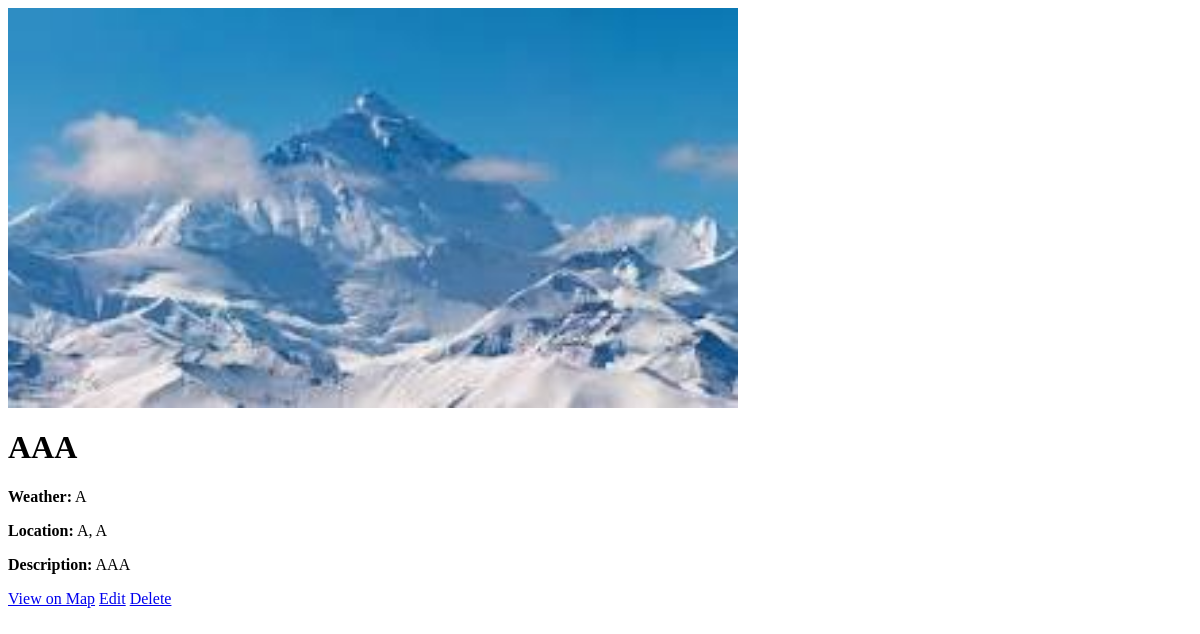
Before: /destinations/1/ with the older database file.
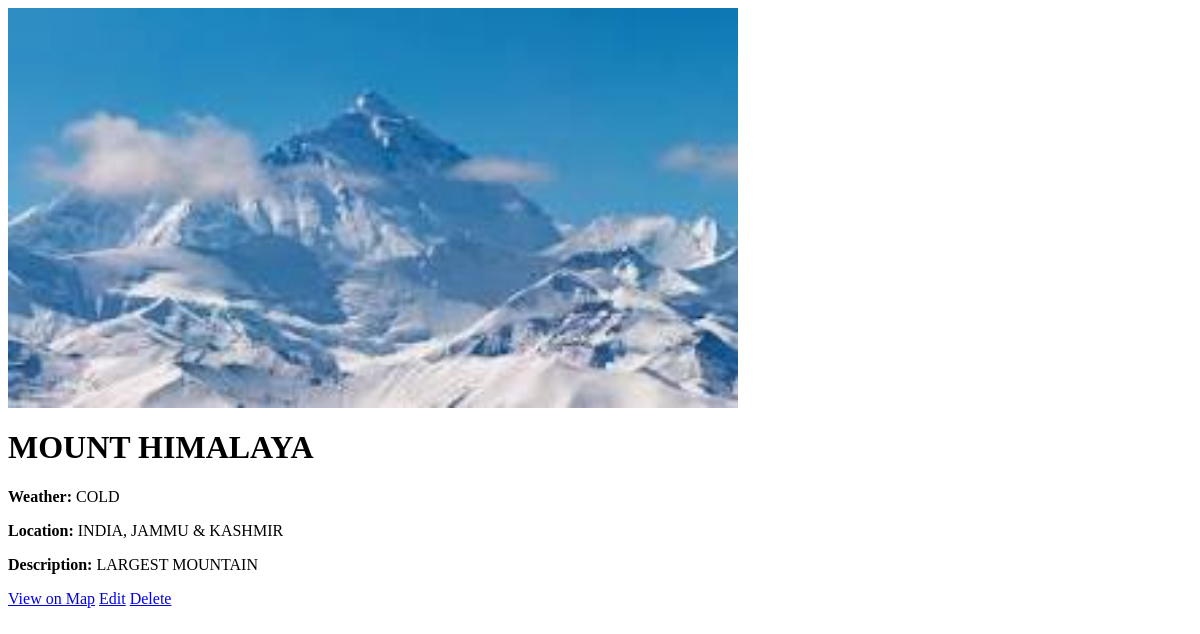
After: the same page with the newer database file.
### destinations/models.py (models this page shows, shortened)
class Destination(models.Model):
    created_by = models.ForeignKey(
        User,
        on_delete=models.CASCADE,
        related_name='created_destinations',
        verbose_name='Created By'
    )
    favorited_by = models.ManyToManyField(
        User,
        related_name='favorite_destinations',
        blank=True,
        verbose_name='Favorited By'
    )
    place_name = models.CharField(
        max_length=200,
        verbose_name='Destination Name',
        help_text="Official name of the tourist destination"
    )
    state = models.CharField(
        max_length=100,
        verbose_name='State/Province',
        help_text="State or province where the destination is located"
    )
    district = models.CharField(
        max_length=100,
        verbose_name='District/County',
        help_text="District or county within the state"
    )
    description = models.TextField(
        verbose_name='Description',
        help_text="Detailed description of the location and its attractions"
    )
    weather = models.CharField(
        max_length=100,
        verbose_name='Climate',
        help_text="Typical weather conditions and climate"
    )
    google_map_link = models.URLField(
        max_length=500,
        verbose_name='Google Maps Link',
        help_text="Full Google Maps URL for the location"
    )
    image = models.ImageField(
        upload_to='destinations/%Y/%m/%d/',
        verbose_name='Featured Image',
        help_text="Primary display image for the destination"
    )
    is_featured = models.BooleanField(
        default=False,
        verbose_name='Featured Destination',
        help_text="Check to highlight this as a featured destination"
    )
    created_at = models.DateTimeField(
        auto_now_add=True,
        verbose_name='Creation Date',
        editable=False
    )
    modified_at = models.DateTimeField(
        auto_now=True,
        verbose_name='Last Modified'
    )
    class Meta:
        ordering = ['-created_at']
        verbose_name = 'Tourist Destination'
        verbose_name_plural = 'Tourist Destinations'
        indexes = [
            models.Index(fields=['place_name', 'state']),
            models.Index(fields=['created_at']),
            models.Index(fields=['is_featured']),
        ]

### destinations/views.py (the view)
# urls.py: path('destinations/<int:pk>/', DestinationDetailView.as_view(), name='destination_detail'),
class DestinationDetailView(DetailView):
    model = Destination
    template_name = 'destinations/detail.html'
    context_object_name = 'destination'
    def get_context_data(self, **kwargs):
        context = super().get_context_data(**kwargs)
        context['similar_destinations'] = Destination.objects.filter(
            state=self.object.state
        ).exclude(pk=self.object.pk)[:4]
        if self.request.user.is_authenticated:
            context['is_favorite'] = self.object.favorited_by.filter(
                pk=self.request.user.pk
            ).exists()
        return context

### destinations/templates/destinations/detail.html
<div class="container mt-5">
    <div class="card">
        <img src="{{ destination.image.url }}" class="card-img-top" height="400">
        <div class="card-body">
            <h1>{{ destination.place_name }}</h1>
            <p><strong>Weather:</strong> {{ destination.weather }}</p>
            <p><strong>Location:</strong> {{ destination.district }}, {{ destination.state }}</p>
            <p><strong>Description:</strong> {{ destination.description }}</p>
            <a href="{{ destination.google_map_link }}" target="_blank" class="btn btn-primary">View on Map</a>
            <a href="{% url 'destination_update' destination.pk %}" class="btn btn-warning">Edit</a>
            <a href="{% url 'destination_delete' destination.pk %}" class="btn btn-danger">Delete</a>
        </div>
    </div>
</div>

Changed rows visible on the page:
changed Destination: place_name "AAA" → "MOUNT HIMALAYA"; weather "A" → "COLD"; district "A" → "INDIA"; state "A" → "JAMMU & KASHMIR"; description "AAA" → "LARGEST MOUNTAIN"
